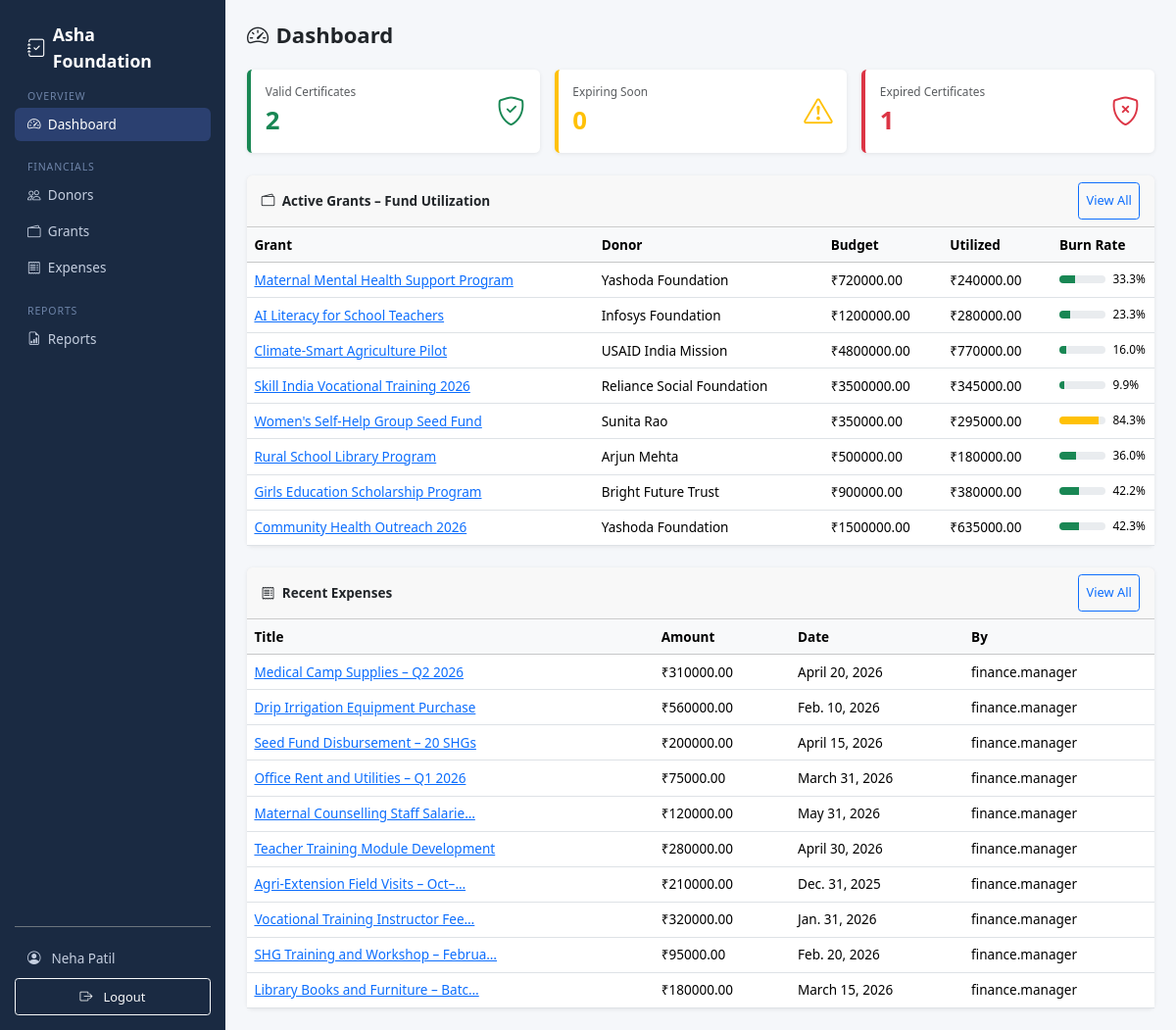
The app's page /accounts/dashboard/ (signed in) with its own data.
### apps/accounts/models.py (models this page shows, shortened)
class User(AbstractUser):
    ROLE_ADMIN = "admin"
    ROLE_FINANCE = "finance"
    ROLE_AUDITOR = "auditor"
    ROLE_CHOICES = [
        (ROLE_ADMIN, "Admin"),
        (ROLE_FINANCE, "Finance Manager"),
        (ROLE_AUDITOR, "Auditor"),
    ]
    role = models.CharField(
        max_length=20,
        choices=ROLE_CHOICES,
        default=ROLE_AUDITOR,
    )
    phone = models.CharField(max_length=20, blank=True)
    @property
    def is_admin_role(self):
        return self.role == self.ROLE_ADMIN
    @property
    def is_finance(self):
        return self.role == self.ROLE_FINANCE
    @property
    def is_auditor(self):
        return self.role == self.ROLE_AUDITOR

### apps/grants/models.py (models this page shows, shortened)
class Grant(models.Model):
    STATUS_PENDING = "pending"
    STATUS_ACTIVE = "active"
    STATUS_CLOSED = "closed"
    STATUS_CHOICES = [
        (STATUS_PENDING, "Pending"),
        (STATUS_ACTIVE, "Active"),
        (STATUS_CLOSED, "Closed"),
    ]
    donor = models.ForeignKey(Donor, on_delete=models.PROTECT, related_name="grants")
    name = models.CharField(max_length=250)
    total_amount = models.DecimalField(max_digits=14, decimal_places=2)
    start_date = models.DateField()
    end_date = models.DateField()
    purpose = models.TextField()
    status = models.CharField(max_length=10, choices=STATUS_CHOICES, default=STATUS_PENDING)
    agreement_file = models.FileField(upload_to="grants/agreements/", blank=True, null=True)
    is_active = models.BooleanField(default=True)  # soft delete
    created_at = models.DateTimeField(auto_now_add=True)
    updated_at = models.DateTimeField(auto_now=True)
    class Meta:
        ordering = ["-created_at"]
    @property
    def utilized_amount(self):
        from django.db.models import Sum
        result = self.allocations.filter(expense__is_active=True).aggregate(total=Sum("allocated_amount"))
        return result["total"] or 0
    @property
    def burn_rate(self):
        if self.total_amount == 0:
            return 0
        return round((self.utilized_amount / self.total_amount) * 100, 1)

### apps/donors/models.py (models this page shows, shortened)
class Donor(models.Model):
    TYPE_INDIVIDUAL = "individual"
    TYPE_ORGANIZATION = "organization"
    TYPE_GOVERNMENT = "government"
    TYPE_CORPORATE = "corporate"
    TYPE_CHOICES = [
        (TYPE_INDIVIDUAL, "Individual"),
        (TYPE_ORGANIZATION, "Organization"),
        (TYPE_GOVERNMENT, "Government"),
        (TYPE_CORPORATE, "Corporate"),
    ]
    name = models.CharField(
        max_length=200,
        help_text="Full name of the donor (individual, organization, or agency)"
    )
    donor_type = models.CharField(
        max_length=20,
        choices=TYPE_CHOICES,
        default=TYPE_INDIVIDUAL,
        help_text="Category of donor for classification"
    )
    email = models.EmailField(
        blank=True,
        help_text="Contact email address"
    )
    phone = models.CharField(
        max_length=20,
        blank=True,
        help_text="Contact phone number (format flexible)"
    )
    country = models.CharField(
        max_length=100,
        default="India",
        help_text="Donor's country"
    )
    address = models.TextField(
        blank=True,
        help_text="Mailing address for communication"
    )
    pan_number = models.CharField(
        max_length=20,
        blank=True,
        verbose_name="PAN Number",
        help_text="Indian PAN (Permanent Account Number) for tax purposes"
    )
    notes = models.TextField(
        blank=True,
        help_text="Internal notes (preferences, restrictions, etc.)"
    )
    is_active = models.BooleanField(
        default=True,
        help_text="Soft-delete flag. False = inactive but preserved for history"
    )
    created_at = models.DateTimeField(
        auto_now_add=True,
        help_text="When the donor was first registered"
    )
    updated_at = models.DateTimeField(
        auto_now=True,
        help_text="When the donor record was last modified"
    )
    class Meta:
        ordering = ["name"]

### apps/expenses/models.py (models this page shows, shortened)
class Expense(models.Model):
    title = models.CharField(
        max_length=300,
        help_text="Brief description of the expense"
    )
    total_amount = models.DecimalField(
        max_digits=14,
        decimal_places=2,
        help_text="Total amount spent (e.g., 5000.00)"
    )
    expense_date = models.DateField(
        help_text="Date when the expense occurred (must be within grant period)"
    )
    description = models.TextField(
        blank=True,
        help_text="Optional detailed notes for audit trail"
    )
    receipt = models.FileField(
        upload_to="expenses/receipts/",
        help_text="Invoice or receipt. Required and enforced at form level."
    )
    created_by = models.ForeignKey(
        User,
        on_delete=models.PROTECT,
        related_name="expenses",
        help_text="User who recorded this expense"
    )
    is_active = models.BooleanField(
        default=True,
        help_text="Soft-delete flag. False = deactivated but data preserved."
    )
    created_at = models.DateTimeField(
        auto_now_add=True,
        help_text="When expense was logged (never changes)"
    )
    updated_at = models.DateTimeField(
        auto_now=True,
        help_text="When expense was last modified"
    )
    class Meta:
        ordering = ["-expense_date", "-created_at"]

### apps/accounts/views.py (the view)
# urls.py: path("dashboard/", views.dashboard_view, name="dashboard"),
@login_required
def dashboard_view(request):
    from apps.compliance.models import ComplianceDocument
    from apps.grants.models import Grant
    from apps.expenses.models import Expense
    docs = ComplianceDocument.objects.all()
    compliance_summary = {
        "green": sum(1 for d in docs if d.status == "green"),
        "yellow": sum(1 for d in docs if d.status == "yellow"),
        "red": sum(1 for d in docs if d.status == "red"),
    }
    active_grants = Grant.objects.filter(is_active=True, status="active")
    recent_expenses = Expense.objects.filter(is_active=True).select_related("created_by").order_by("-created_at")[:10]
    context = {
        "compliance_summary": compliance_summary,
        "active_grants": active_grants,
        "recent_expenses": recent_expenses,
    }
    return render(request, "accounts/dashboard.html", context)

### apps/compliance/models.py (called while the page is built)
    @property
    def status(self):
        today = timezone.localdate()
        if self.expiry_date < today:
            return "red"
        delta = (self.expiry_date - today).days
        if delta <= 180:
            return "yellow"
        return "green"

### apps/accounts/templates/accounts/dashboard.html (shortened to what this page needs)
{% extends "base.html" %}
{% load static %}
{% block content %}
<link href="{% static 'css/dashboard.css' %}" rel="stylesheet">
<div class="dashboard-header">
  <h4 class="fw-bold mb-0"><i class="bi bi-speedometer2 me-2"></i>Dashboard</h4>
</div>
<div class="row g-3 mb-4">
  <div class="col-12 col-sm-6 col-lg-4">
    <div class="card p-3 border-start border-success border-4">
      <div class="stat-card">
        <div>
          <div class="text-muted small">Valid Certificates</div>
          <div class="fs-3 fw-bold text-success">{{ compliance_summary.green }}</div>
        </div>
        <i class="bi bi-shield-check text-success fs-2"></i>
      </div>
    </div>
  </div>
  <div class="col-12 col-sm-6 col-lg-4">
    <div class="card p-3 border-start border-warning border-4">
      <div class="stat-card">
        <div>
          <div class="text-muted small">Expiring Soon</div>
          <div class="fs-3 fw-bold text-warning">{{ compliance_summary.yellow }}</div>
        </div>
        <i class="bi bi-exclamation-triangle text-warning fs-2"></i>
      </div>
    </div>
  </div>
  <div class="col-12 col-sm-6 col-lg-4">
    <div class="card p-3 border-start border-danger border-4">
      <div class="stat-card">
        <div>
          <div class="text-muted small">Expired Certificates</div>
          <div class="fs-3 fw-bold text-danger">{{ compliance_summary.red }}</div>
        </div>
        <i class="bi bi-shield-x text-danger fs-2"></i>
      </div>
    </div>
  </div>
</div>
<div class="card mb-4">
  <div class="card-header fw-semibold card-header-responsive">
    <span><i class="bi bi-wallet2 me-2"></i>Active Grants – Fund Utilization</span>
    <a href="{% url 'grants:grant_list' %}" class="btn btn-sm btn-outline-primary">View All</a>
  </div>
  <div class="card-body p-0">
    {% if active_grants %}
    <div class="table-responsive">
      <table class="table table-hover mb-0">
        <thead class="table-light">
          <tr><th>Grant</th><th>Donor</th><th>Budget</th><th>Utilized</th><th>Burn Rate</th></tr>
        </thead>
        <tbody>
          {% for grant in active_grants %}
          <tr>
            <td><a href="{% url 'grants:grant_detail' grant.pk %}">{{ grant.name }}</a></td>
            <td>{{ grant.donor.name }}</td>
            <td>₹{{ grant.total_amount|floatformat:2 }}</td>
            <td>₹{{ grant.utilized_amount|floatformat:2 }}</td>
            <td class="burn-rate-cell">
              <div class="d-flex align-items-center gap-2">
                <div class="progress flex-grow-1" style="height:8px;">
                  <div class="progress-bar {% if grant.burn_rate >= 90 %}bg-danger{% elif grant.burn_rate >= 70 %}bg-warning{% else %}bg-success{% endif %}"
                       role="progressbar" style="width:{{ grant.burn_rate }}%"></div>
                </div>
                <small style="min-width: 35px;">{{ grant.burn_rate }}%</small>
              </div>
            </td>
          </tr>
          {% endfor %}
        </tbody>
      </table>
    </div>
    {% else %}
      <p class="text-muted p-3 mb-0">No active grants.</p>
    {% endif %}
  </div>
</div>
<div class="row g-3">
  <div class="col-12">
    <div class="card">
      <div class="card-header fw-semibold card-header-responsive">
        <span><i class="bi bi-receipt me-2"></i>Recent Expenses</span>
        <a href="{% url 'expenses:expense_list' %}" class="btn btn-sm btn-outline-primary">View All</a>
      </div>
      <div class="card-body p-0">
        {% if recent_expenses %}
        <div class="table-responsive">
          <table class="table table-hover mb-0">
            <thead class="table-light"><tr><th>Title</th><th>Amount</th><th>Date</th><th>By</th></tr></thead>
            <tbody>
              {% for exp in recent_expenses %}
              <tr>
                <td><a href="{% url 'expenses:expense_detail' exp.pk %}">{{ exp.title|truncatechars:35 }}</a></td>
                <td>₹{{ exp.total_amount|floatformat:2 }}</td>
                <td>{{ exp.expense_date }}</td>
                <td>{{ exp.created_by.username }}</td>
              </tr>
              {% endfor %}
            </tbody>
          </table>
        </div>
        {% else %}<p class="text-muted p-3 mb-0">No expenses recorded.</p>{% endif %}
      </div>
    </div>
  </div>
</div>
{% endblock %}

### templates/base.html (shortened to what this page needs)
<!DOCTYPE html>
<html lang="en">
<head>
  <link href="https://cdn.jsdelivr.net/npm/bootstrap@5.3.3/dist/css/bootstrap.min.css" rel="stylesheet">
  <link href="https://cdn.jsdelivr.net/npm/bootstrap-icons@1.11.3/font/bootstrap-icons.min.css" rel="stylesheet">
  {% load static %}
  <link href="{% static 'css/base.css' %}" rel="stylesheet">
</head>
<body>
{% if user.is_authenticated %}
<div class="d-flex" style="min-height: 100vh;">
  <nav class="sidebar d-flex flex-column p-3" id="sidebar" style="width:230px;flex-shrink:0;">
    <a class="sidebar-brand text-decoration-none d-flex align-items-center gap-2" href="{% url 'accounts:dashboard' %}">
      <i class="bi bi-journal-check fs-5"></i> <span class="d-none d-sm-inline">Asha Foundation</span>
    </a>
    <div class="nav-section">Overview</div>
    <a class="nav-link mb-1 {% if request.resolver_match.url_name == 'dashboard' %}active{% endif %}" href="{% url 'accounts:dashboard' %}">
      <i class="bi bi-speedometer2 me-2"></i><span>Dashboard</span>
    </a>
    {% if user.is_admin_role or user.is_finance or user.is_auditor %}
    <div class="nav-section mt-2">Financials</div>
    <a class="nav-link mb-1" href="{% url 'donors:donor_list' %}">
      <i class="bi bi-people me-2"></i><span>Donors</span>
    </a>
    <a class="nav-link mb-1" href="{% url 'grants:grant_list' %}">
      <i class="bi bi-wallet2 me-2"></i><span>Grants</span>
    </a>
    <a class="nav-link mb-1" href="{% url 'expenses:expense_list' %}">
      <i class="bi bi-receipt me-2"></i><span>Expenses</span>
    </a>
    {% if user.is_finance or user.is_auditor %}
    <div class="nav-section mt-2">Reports</div>
    <a class="nav-link mb-1" href="{% url 'reports:report_index' %}">
      <i class="bi bi-file-earmark-bar-graph me-2"></i><span>Reports</span>
    </a>
    {% endif %}
    {% endif %}
    <div class="mt-auto pt-3 border-top border-secondary">
      <a class="nav-link mb-1" href="{% url 'accounts:profile' %}">
        <i class="bi bi-person-circle me-2"></i>
        <span class="d-none d-sm-inline">{{ user.get_full_name|default:user.username }}</span>
      </a>
      <form method="post" action="{% url 'accounts:logout' %}" class="m-0">
        <button type="submit" class="btn btn-sm btn-outline-light w-100 mt-1">
          <i class="bi bi-box-arrow-right me-1"></i><span class="d-none d-sm-inline">Logout</span>
        </button>
      </form>
    </div>
  </nav>
  <main class="flex-grow-1 p-4">
    {% block content %}{% endblock %}
  </main>
</div>
{% else %}
  {% block auth_content %}{% endblock %}
{% endif %}
</body>
</html>

### static/css/base.css (style rules this page uses)
html, body { font-size: 0.92rem; overflow: hidden; height: 100%; }
.sidebar { height: 100vh; background: #1a2a42; flex-shrink: 0; display: flex; flex-direction: column; }
.sidebar .nav-link { color: #c5cfe0; border-radius: 6px; padding: 0.45rem 0.9rem; }
.sidebar .nav-link:hover, .sidebar .nav-link.active { background: #2b4070; color: #fff; }
.sidebar .nav-section { color: #6e84a8; font-size: 0.72rem; letter-spacing: 0.08em; text-transform: uppercase; padding: 0.6rem 0.9rem 0.2rem; }
.sidebar-brand { color: #fff; font-weight: 700; font-size: 1.2rem; margin: 0; padding: 0.5rem 0.9rem; }
main { background: #f5f7fa; height: 100vh; overflow-y: auto; }
.card { border: none; box-shadow: 0 1px 4px rgba(0, 0, 0, 0.08); }
.btn { min-height: 38px; display: flex; align-items: center; justify-content: center; gap: 0.5rem; }
h1, h2, h3, h4, h5, h6 { word-wrap: break-word; overflow-wrap: break-word; }
.d-flex { height: 100; }
@media (min-width: 1024px) { main { padding: 2rem; } }
@media (min-width: 1024px) { .sidebar { min-width: 230px; } }

### static/css/dashboard.css (style rules this page uses)
.dashboard-header { display: flex; justify-content: space-between; align-items: center; flex-wrap: wrap; gap: 1rem; margin-bottom: 1.5rem; }
.stat-card { display: flex; justify-content: space-between; align-items: center; gap: 1rem; }
.card-header-responsive { display: flex; justify-content: space-between; align-items: center; flex-wrap: wrap; gap: 1rem; }

### records on screen
User: get_full_name "Neha Patil"
Grant: name "Maternal Mental Health Support Program", donor.name "Yashoda Foundation", total_amount "720000.00", utilized_amount "240000.00", burn_rate "33.3"
Grant: name "AI Literacy for School Teachers", donor.name "Infosys Foundation", total_amount "1200000.00", utilized_amount "280000.00", burn_rate "23.3"
Grant: name "Climate-Smart Agriculture Pilot", donor.name "USAID India Mission", total_amount "4800000.00", utilized_amount "770000.00", burn_rate "16.0"
Grant: name "Skill India Vocational Training 2026", donor.name "Reliance Social Foundation", total_amount "3500000.00", utilized_amount "345000.00", burn_rate "9.9"
Grant: name "Women's Self-Help Group Seed Fund", donor.name "Sunita Rao", total_amount "350000.00", utilized_amount "295000.00", burn_rate "84.3"
Grant: name "Rural School Library Program", donor.name "Arjun Mehta", total_amount "500000.00", utilized_amount "180000.00", burn_rate "36.0"
Grant: name "Girls Education Scholarship Program", donor.name "Bright Future Trust", total_amount "900000.00", utilized_amount "380000.00", burn_rate "42.2"
Grant: name "Community Health Outreach 2026", donor.name "Yashoda Foundation", total_amount "1500000.00", utilized_amount "635000.00", burn_rate "42.3"
Expense: title "Medical Camp Supplies – Q2 2026", total_amount "310000.00", expense_date "April 20, 2026", created_by.username "finance.manager"
Expense: title "Drip Irrigation Equipment Purchase", total_amount "560000.00", expense_date "Feb. 10, 2026", created_by.username "finance.manager"
Expense: title "Seed Fund Disbursement – 20 SHGs", total_amount "200000.00", expense_date "April 15, 2026", created_by.username "finance.manager"
Expense: title "Office Rent and Utilities – Q1 2026", total_amount "75000.00", expense_date "March 31, 2026", created_by.username "finance.manager"
Expense: title "Maternal Counselling Staff Salarie…", total_amount "120000.00", expense_date "May 31, 2026", created_by.username "finance.manager"
Expense: title "Teacher Training Module Development", total_amount "280000.00", expense_date "April 30, 2026", created_by.username "finance.manager"
Expense: title "Agri-Extension Field Visits – Oct–…", total_amount "210000.00", expense_date "Dec. 31, 2025", created_by.username "finance.manager"
Expense: title "Vocational Training Instructor Fee…", total_amount "320000.00", expense_date "Jan. 31, 2026", created_by.username "finance.manager"
Expense: title "SHG Training and Workshop – Februa…", total_amount "95000.00", expense_date "Feb. 20, 2026", created_by.username "finance.manager"
Expense: title "Library Books and Furniture – Batc…", total_amount "180000.00", expense_date "March 15, 2026", created_by.username "finance.manager"

### other values on screen
{{ compliance_summary.green }} "2"
{{ compliance_summary.yellow }} "0"
{{ compliance_summary.red }} "1"
